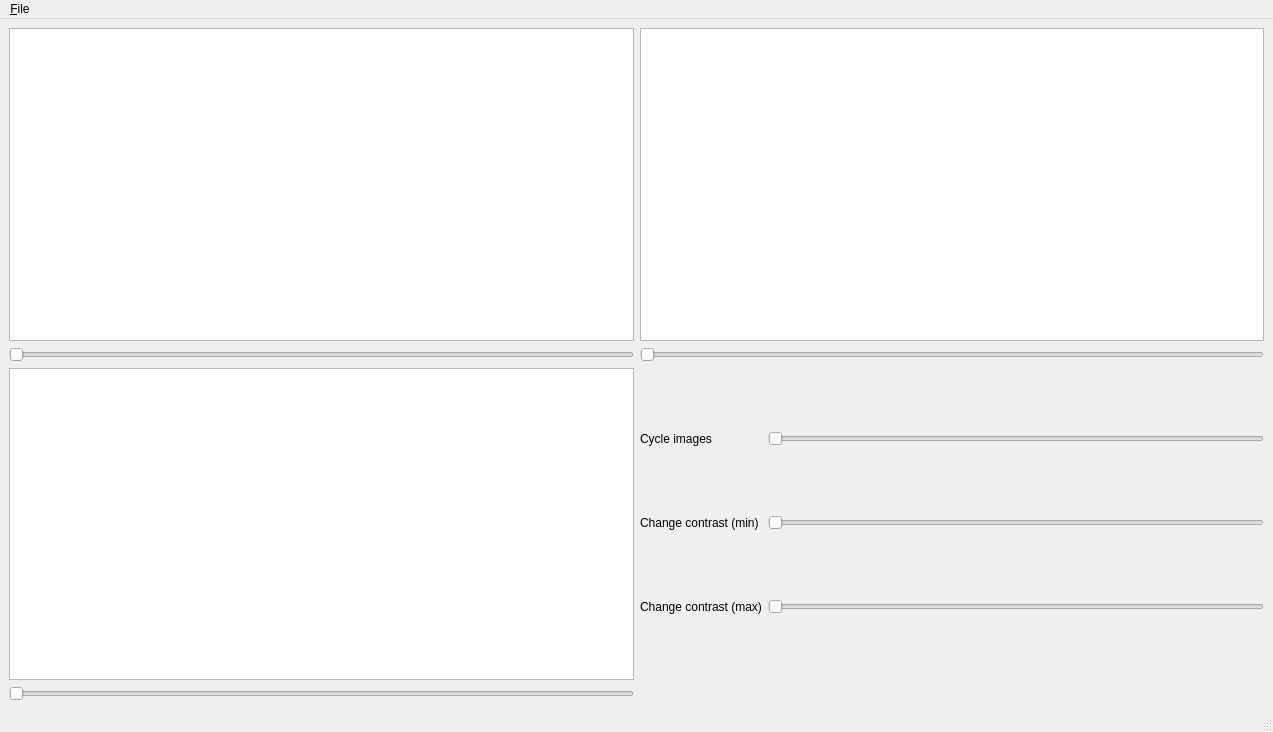
<?xml version="1.0" encoding="UTF-8"?>
<ui version="4.0">
 <class>MainWindow</class>
 <widget class="QMainWindow" name="MainWindow">
  <property name="geometry">
   <rect>
    <x>0</x>
    <y>0</y>
    <width>1273</width>
    <height>732</height>
   </rect>
  </property>
  <property name="windowTitle">
   <string>MainWindow</string>
  </property>
  <widget class="QWidget" name="centralwidget">
   <layout class="QGridLayout" name="gridLayout">
    <item row="0" column="0">
     <widget class="QGraphicsView" name="image_viewer_0"/>
    </item>
    <item row="1" column="1">
     <widget class="QSlider" name="image_slider_1">
      <property name="orientation">
       <enum>Qt::Horizontal</enum>
      </property>
     </widget>
    </item>
    <item row="3" column="0">
     <widget class="QSlider" name="image_slider_2">
      <property name="orientation">
       <enum>Qt::Horizontal</enum>
      </property>
     </widget>
    </item>
    <item row="1" column="0">
     <widget class="QSlider" name="image_slider_0">
      <property name="orientation">
       <enum>Qt::Horizontal</enum>
      </property>
     </widget>
    </item>
    <item row="2" column="0">
     <widget class="QGraphicsView" name="image_viewer_2"/>
    </item>
    <item row="0" column="1">
     <widget class="QGraphicsView" name="image_viewer_1"/>
    </item>
       <item row="2" column="1">
           <layout class="QGridLayout" name="grid_layout">
               <item row="1" column="1">
                   <widget class="QLabel" name="image_cycle_label">
                       <property name="text">
                           <string>Cycle images</string>
                       </property>
                   </widget>
               </item>
               <item row="1" column="2">
                   <widget class="QSlider" name="image_cycle_slider">
                       <property name="orientation">
                           <enum>Qt::Horizontal</enum>
                       </property>
                   </widget>
               </item>
               <item row="2" column="2">
                   <widget class="QSlider" name="image_contrast_min_slider">
                       <property name="orientation">
                           <enum>Qt::Horizontal</enum>
                       </property>
                   </widget>
               </item>
               <item row="2" column="1">
                   <widget class="QLabel" name="image_contrast_min_label">
                       <property name="text">
                           <string>Change contrast (min)</string>
                       </property>
                   </widget>
               </item>
               <item row="3" column="2">
                   <widget class="QSlider" name="image_contrast_max_slider">
                       <property name="orientation">
                           <enum>Qt::Horizontal</enum>
                       </property>
                   </widget>
               </item>
               <item row="3" column="1">
                   <widget class="QLabel" name="image_contrst_max_label">
                       <property name="text">
                           <string>Change contrast (max)</string>
                       </property>
                   </widget>
               </item>
           </layout>
       </item>
   </layout>
  </widget>
  <widget class="QMenuBar" name="menubar">
   <property name="geometry">
    <rect>
     <x>0</x>
     <y>0</y>
     <width>1273</width>
     <height>25</height>
    </rect>
   </property>
   <widget class="QMenu" name="menuFile">
    <property name="title">
     <string>&amp;File</string>
    </property>
    <addaction name="action_open"/>
    <addaction name="action_exit"/>
   </widget>
   <addaction name="menuFile"/>
  </widget>
  <widget class="QStatusBar" name="statusbar"/>
  <action name="action_open">
   <property name="text">
    <string>&amp;Open</string>
   </property>
  </action>
  <action name="action_exit">
   <property name="text">
    <string>&amp;Exit</string>
   </property>
  </action>
 </widget>
 <resources/>
 <connections>
  <connection>
   <sender>action_exit</sender>
   <signal>triggered()</signal>
   <receiver>MainWindow</receiver>
   <slot>close()</slot>
   <hints>
    <hint type="sourcelabel">
     <x>-1</x>
     <y>-1</y>
    </hint>
    <hint type="destinationlabel">
     <x>399</x>
     <y>299</y>
    </hint>
   </hints>
  </connection>
 </connections>
</ui>
